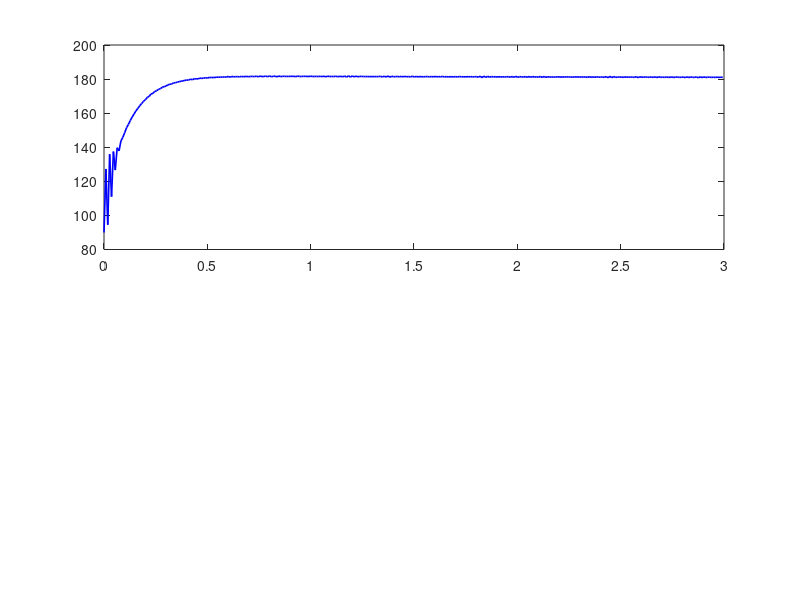

Source code (MATLAB): (Note: this script raises an error after producing the figure.)
%% SimpleFOC PID 仿真 — AS5600 量化噪声对 D 项的影响
%  可视化 Kd=0.01 vs Kd=0.02 的闭环响应
%  2026-06-01

clear; close all;

%% ===== 系统参数 =====
dt      = 0.0091;       % 控制周期 (s) — ~110Hz
t_sim   = 3.0;          % 仿真时长 (s)
n_steps = round(t_sim / dt);

% 电机模型 (简化: 纯惯性 + 粘性摩擦)
J       = 1e-6;         % 转动惯量 (kg·m²) — 2804 估算
B       = 5e-6;         % 粘性阻尼 (N·m·s/rad)
Kt      = 0.05;         % 力矩常数 (N·m / duty) — 0~1 duty → 0~Kt Nm

% AS5600 量化
enc_res = 4096;         % 12-bit
enc_lsb = 2*pi / enc_res; % ~0.00153 rad = 0.088°

%% ===== PID + 低通滤波 (与固件一致) =====
tau_lpf = 0.008;        % D 项低通滤波时间常数 (s)
alpha   = dt / (dt + tau_lpf); % ~0.532

%% ===== 仿真 =====
Kp_vals = [0.1, 0.1];
Kd_vals = [0.01, 0.02]; % 对比

figure('Position', [100 100 900 500]);
colors = {'b', 'r'};

for run = 1:2
    Kp = Kp_vals(run);
    Ki = 0.02;
    Kd = Kd_vals(run);

    % 状态初始化
    theta   = zeros(1, n_steps);  % 真实位置 (rad)
    omega   = zeros(1, n_steps);  % 角速度
    theta(1)= 0.5 * pi;           % 初始 ~90°
    target  = pi;                 % 目标 ~180°

    integ   = 0;
    prev_meas = theta(1);
    deriv_f = 0;
    output_lim = 0.4;             % 电压限幅

    for k = 2:n_steps
        % ---- 1. 编码器读数 (加量化) ----
        meas_true = theta(k-1);
        % 模拟 12-bit 量化: 对 0~2π 范围离散化
        meas_quant = round(meas_true / enc_lsb) * enc_lsb;
        % 确保在 0~2π
        meas_quant = mod(meas_quant, 2*pi);

        % ---- 2. PID 计算 ----
        error = target - meas_true;  % 用真值算误差 (排除量化对 P 的影响)

        P_out = Kp * error;
        I_contrib = Ki * integ;

        % D-on-measurement + 低通滤波
        vel = (meas_quant - prev_meas) / dt;
        deriv_f = deriv_f + alpha * (vel - deriv_f);
        D_out = -Kd * deriv_f;
        prev_meas = meas_quant;

        output = P_out + I_contrib + D_out;

        % 条件积分 + 输出限幅
        saturated = 0;
        if output > output_lim
            output = output_lim;
            saturated = 1;
        elseif output < -output_lim
            output = -output_lim;
            saturated = 1;
        end

        if ~saturated
            integ = integ + error * dt;
        end
        integ = max(-0.3, min(0.3, integ));

        % ---- 3. 电机动力学 ----
        torque = Kt * output;
        alpha_m = (torque - B * omega(k-1)) / J;
        omega(k) = omega(k-1) + alpha_m * dt;
        theta(k) = theta(k-1) + omega(k) * dt;
    end

    % ---- 绘图 ----
    t = (0:n_steps-1) * dt;
    subplot(2,1,1);
    plot(t, rad2deg(theta), colors{run}, 'LineWidth', 1.2); hold on;
    yline(rad2deg(target), [colors{run} '--']);

    subplot(2,1,2);
    plot(t(2:end), rad2deg(diff(theta)/dt), colors{run}, 'LineWidth', 1.2); hold on;
end

subplot(2,1,1);
legend('K_d=0.01', 'Target', 'K_d=0.02', 'Target', 'Location', 'best');
ylabel('Position (deg)'); title('Step Response — K_d Sensitivity');
grid on;

subplot(2,1,2);
legend('K_d=0.01', 'K_d=0.02', 'Location', 'best');
ylabel('Velocity (deg/s)'); xlabel('Time (s)');
title('Angular Velocity');
grid on;

%% ===== 量化噪声传递分析 =====
fprintf('\n===== D 项量化噪声分析 =====\n');
fprintf('AS5600 LSB = %.3f° = %.4f rad\n', rad2deg(enc_lsb), enc_lsb);
fprintf('控制周期 dt = %.1f ms\n', dt*1000);
fprintf('单 LSB 速度噪声 = %.1f °/s\n', rad2deg(enc_lsb/dt));

fprintf('\n         | 滤波增益 | 稳态 D 力 (rad/s 等效)\n');
fprintf('         | (DC=1)   |\n');
for Kd = [0.01, 0.02, 0.03, 0.05, 0.10]
    % 量化噪声通过滤波后的稳态值 (近似)
    noise_vel = enc_lsb / dt * alpha;  % 单 LSB 引起的滤波速度
    D_force = Kd * noise_vel;           % D 项产生的力
    fprintf('Kd=%.2f   |  α=%.2f   | %.4f rad/s = %.2f °/s\n', ...
        Kd, alpha, D_force, rad2deg(D_force));
end

fprintf('\n结论: Kd 越大, 量化噪声被放大越多.\n');
fprintf('Kd=0.01 时 D 噪声力 ≈ %.1f °/s, 几乎不可感知.\n', rad2deg(0.01*enc_lsb/dt*alpha));
fprintf('Kd=0.02 时已经进入"噪声驱动震荡"区间.\n');

%% ===== 阶跃响应统计 =====
fprintf('\n===== 阶跃响应统计 =====\n');
% 简化版本算稳态和超调
for run = 1:2
    theta = zeros(1, n_steps);
    omega = zeros(1, n_steps);
    theta(1) = 0.5*pi;
    target = pi;
    integ = 0; prev_meas = theta(1); deriv_f = 0;
    Kp = Kp_vals(run); Ki = 0.02; Kd = Kd_vals(run);

    for k = 2:n_steps
        meas_true = theta(k-1);
        meas_quant = round(meas_true / enc_lsb) * enc_lsb;
        meas_quant = mod(meas_quant, 2*pi);
        error = target - meas_true;
        P_out = Kp * error;
        I_contrib = Ki * integ;
        vel = (meas_quant - prev_meas) / dt;
        deriv_f = deriv_f + alpha * (vel - deriv_f);
        D_out = -Kd * deriv_f;
        prev_meas = meas_quant;
        output = P_out + I_contrib + D_out;
        saturated = 0;
        if output > output_lim, output = output_lim; saturated = 1;
        elseif output < -output_lim, output = -output_lim; saturated = 1; end
        if ~saturated, integ = integ + error * dt; end
        integ = max(-0.3, min(0.3, integ));
        torque = Kt * output;
        alpha_m = (torque - B * omega(k-1)) / J;
        omega(k) = omega(k-1) + alpha_m * dt;
        theta(k) = theta(k-1) + omega(k) * dt;
    end

    overshoot = max(0, max(theta) - target);
    settling_idx = find(abs(theta(round(end*0.3):end) - target) < 0.01, 1);
    fprintf('Kd=%.2f: 超调=%.1f°  ', Kd, rad2deg(overshoot));
    if ~isempty(settling_idx)
        fprintf('稳定\n');
    else
        fprintf('未稳定 (震荡)\n');
    end
end
